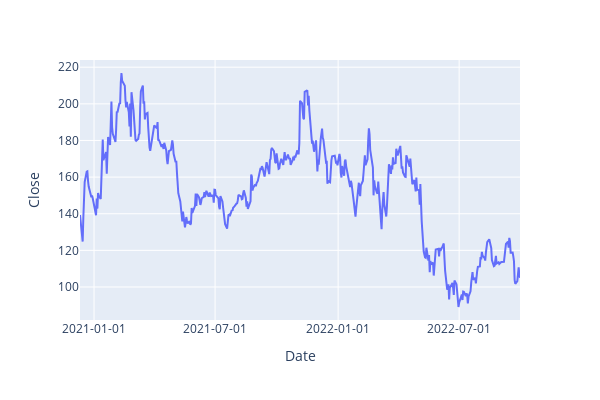

Notebook code cell kept with this figure:
### Code cell
# x축을 년-월-일 형식으로 변경
fig = px.line(data_frame=df_abnb, x='Date', y='Close', width=600, height=400)
fig.update_xaxes(tickformat = '%Y-%m-%d')

### Figure 1 — Plotly figure (JSON) as saved in the notebook; plotly's stock layout.template omitted (floating-point values rounded to 4 significant figures; data arrays with more than 128 entries replaced by an {"elided": "..."} marker saying what was removed)
{"data": [{"hovertemplate": "Date=%{x}<br>Close=%{y}<extra></extra>", "legendgroup": "", "line": {"color": "#636efa", "dash": "solid"}, "marker": {"symbol": "circle"}, "mode": "lines", "name": "", "orientation": "v", "showlegend": false, "type": "scatter", "x": {"elided": "454 str values"}, "xaxis": "x", "y": {"elided": "454 float values"}, "yaxis": "y"}], "layout": {"height": 400, "legend": {"tracegroupgap": 0}, "margin": {"t": 60}, "width": 600, "xaxis": {"anchor": "y", "domain": [0, 1], "tickformat": "%Y-%m-%d", "title": {"text": "Date"}}, "yaxis": {"anchor": "x", "domain": [0, 1], "title": {"text": "Close"}}}}
